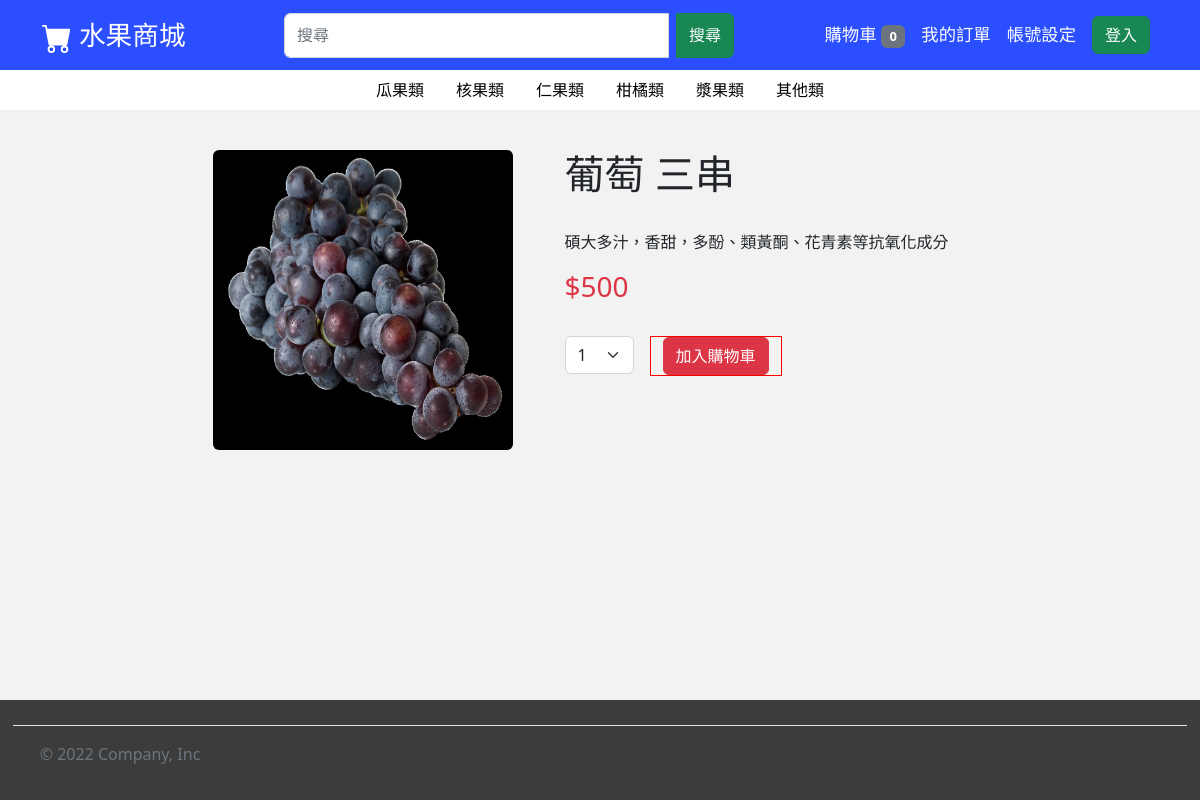
The app's page /html/register.php?num=7 with its own data.
### tables this page shows
CREATE TABLE `products` (
  `pID` varchar(20) NOT NULL,
  `pType` varchar(15) NOT NULL,
  `pName` varchar(20) NOT NULL,
  `pPrice` int(10) NOT NULL,
  `pQuantity` int(10) NOT NULL,
  `pImage` varchar(100) NOT NULL,
  `pIntroduce` varchar(100) NOT NULL,
  `pSales_volume` int(10) NOT NULL
);

### html/dbtools.inc.php (called while the page is built, shortened)
<?php
  function execute_sql($database, $sql, $link)
  {
    $result = mysql_query($sql, $link);
    return $result;
  }
?>

### html/register.php (the view, shortened to what this page needs)
<!DOCTYPE html>
<html lang="zh-Hant">
<head>
    <link href="https://cdn.jsdelivr.net/npm/bootstrap@5.2.2/dist/css/bootstrap.min.css" rel="stylesheet"
>
    <link rel="stylesheet" type="text/css" href="../css/all_Web.css">
</head>
<body>
<div id="wrapper">
    <nav class="navbar navbar-dark navbar-expand-lg sticky-top">
        <div class="container">
            <a style="font-size: 20pt" class="navbar-brand" href="../html/home.php">
                水果商城
            </a>
            <div class="collapse navbar-collapse" id="navbarSupportedContent">
                <form style="width:450px" class="input-group mx-auto" id="Search" role="search" method="get" action="Inquire.php">
                    <input name="search" class="form-control me-2" type="search" placeholder="搜尋">
                    <button class="btn btn-success" type="submit">搜尋</button>
                </form>
                <ul class="navbar-nav align-items-center">
                    <li class="nav-item">
                        <a class="nav-link active" aria-current="page" href="../html/shopping_cart.php">
                            購物車
<?php
                        if(!empty($_SESSION['userID']))
                        {
                            require_once("dbtools.inc.php");
                            $link=create_connection();
                            $sql="call select_shappingCarNum(" . $_SESSION['userID'] . ")";
                            $result=execute_sql("shoppingdb", $sql, $link);
                            $car_num = mysql_fetch_row($result)[0];
                            if($car_num > 0)
                                echo "<span class=\"badge bg-danger\">$car_num</span>";
                            else
                                echo "<span class=\"badge bg-secondary\">0</span>";
                            mysql_close($link);
                        }
                        else
                            echo "<span class=\"badge bg-secondary\">0</span>";
?>
                        </a>
                    </li>
                    <li class="nav-item">
                        <a class="nav-link active" href="../html/order.php">我的訂單</a>
                    </li>
                    <li class="nav-item dropdown">
                        <a class="nav-link active" href="../html/account.php">帳號設定</a>
                    </li>
                    <li class="nav-item">
<?php
                    if(!empty($_SESSION['userName']) && !empty($_SESSION['userID']))
                    {
                        echo "
                        <form method=\"post\">
                            <button name=\"distory\" value=\"distory\" type=\"submit\" class=\"btn btn-success\">登出</button>
                        </from>";
                        if(!empty($_POST['distory'])) {
                            session_destroy();
                            echo "<script> location.replace(\"home.php\"); </script>";
                        }
                    }
                    else
                    {
                        echo "<a class=\"nav-link\" href=\"../html/login.php\"><button type=\"button\"
                                class=\"btn btn-success\">登入</button></a>";
                    }
?>
                    </li>
                </ul>
            </div>
        </div>
    </nav>
    <header>
        <ul class="nav justify-content-center">
            <li class="nav-item">
                <a class="nav-link" href="../html/Inquire.php?search=melon">瓜果類</a>
            </li>
            <li class="nav-item">
                <a class="nav-link" href="../html/Inquire.php?search=drupe">核果類</a>
            </li>
            <li class="nav-item">
                <a class="nav-link" href="../html/Inquire.php?search=pome_fruit">仁果類</a>
            </li>
            <li class="nav-item">
                <a class="nav-link" href="../html/Inquire.php?search=tangerine">柑橘類</a>
            </li>
            <li class="nav-item">
                <a class="nav-link" href="../html/Inquire.php?search=berry">漿果類</a>
            </li>
            <li class="nav-item">
                <a class="nav-link" href="../html/Inquire.php?search=other">其他類</a>
            </li>
        </ul>
    </header>
    <div style="margin-top: 30pt;" class="container">
        <div class="row justify-content-md-center">
            <?php
            if(!empty($_GET["num"]))
            {
                $ID = $_GET["num"];
                require_once("dbtools.inc.php");
                $link=create_connection();
                $sql="call browse_products($ID)";
                $result=execute_sql("shoppingdb", $sql, $link);
                $row = mysql_fetch_row($result);
                $q_num = number_format($row[4]);
                if($q_num>10)
                {
                    $q_num = 10;
                }
                echo "<div class=\"col-md-4\">
                    <img style=\"width: 300px;\" src=\"" . $row[0] . "\" class=\"rounded mx-auto d-block\" alt=\"...\">
                    </div>
                    <div class=\"col-md-5\">
                    <h1 style=\"word-wrap:break-word\">" . $row[1] . "</h1>
                    <br>
                    <p style=\"word-wrap:break-word;\" class=\"col-md\">
                        " . $row[2] . "
                    </p>
                    <h3 class=\"text-danger\">$" . $row[3] . "</h3>
                    <br>
                    <form method=\"post\" action=\"\">
                    <div class=\"row\">
                        <div class=\"col-auto\">
                            <select name=\"pNum\" class=\"form-select\" aria-label=\"Default select example\">";
                                for($v=1;$v<=$q_num;$v++)
                                {
                                    echo "<option value=\"$v\">" . $v . "</option>";
                                }
                            echo "</select>
                        </div>
                        <div style=\"border: 1pt solid red; margin-left: 3pt;\" class=\"col-auto\">";
                        if($row[4]>=1)
                            echo"<button id=\"Add\" type=\"submit\" class=\"btn btn-danger\">加入購物車</button>";
                        else
                            echo"<button type=\"submit\" class=\"btn btn-danger\" disabled>加入購物車</button>";
                        echo"</div>
                    </div>
                    </from>
                </div>";
            }
            ?>
        </div>
    </div>
</div>
        <div id="footer" class="container-fluid">
        <footer class="d-flex flex-wrap justify-content-between
                align-items-center py-3 my-4 border-top">
            <div class="col-md-4 d-flex align-items-center">
                <span style="margin-left: 20pt;" class="mb-3 mb-md-0 text-muted">&copy; 2022
                    Company, Inc</span>
            </div>
        </footer>
    </div>
</body>
</html>

### css/all_Web.css (style rules this page uses)
html, body { height: 100%; margin: 0; }
body { background-color: rgb(242, 242, 242); }
nav { font-size: 13pt; background-color: rgb(43, 78, 255); }
header { background-color: rgb(255, 255, 255); }
.nav-link { color: rgb(0, 0, 0); }
#Search { height: 45px; }
#wrapper { min-height: calc(100% - 130px); }
#footer { margin-top: 30px; height: 100px; border: 1pt solid rgb(60, 60, 60); background-color: rgb(60, 60, 60); }

### records on screen
products: pImage (picture), pName "葡萄 三串", pIntroduce "碩大多汁，香甜，多酚、類黃酮、花青素等抗氧化成分", pPrice "500"

### other values on screen
form field pNum "1"
